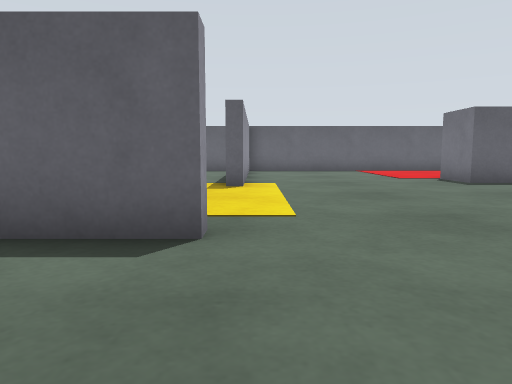
[1] (above)

16 first-person views from a walk through a robot-simulator world made for Gazebo. The camera is 0.39 m above the floor, tilts 6° down and sees 70° across. The floor is counted in squares, 0.5 m on a side. Each view is taken from the middle of a square. On the plan, view 1 faces up. The plan holds only what a view shows up to about 11 squares ahead; the rest is blank. The place goes on beyond the plan.

[2]
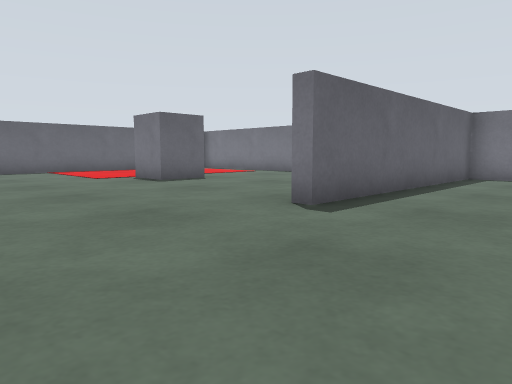

[3]
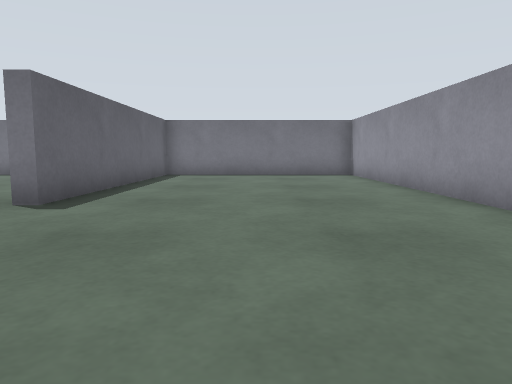

[4]
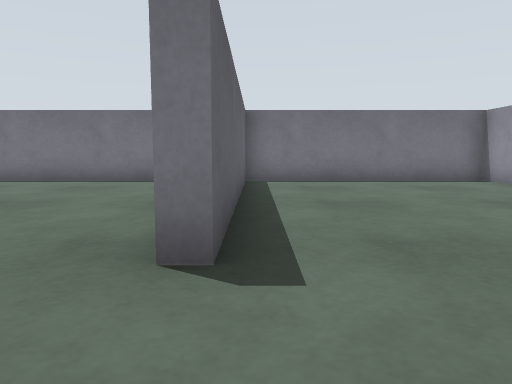

[5]
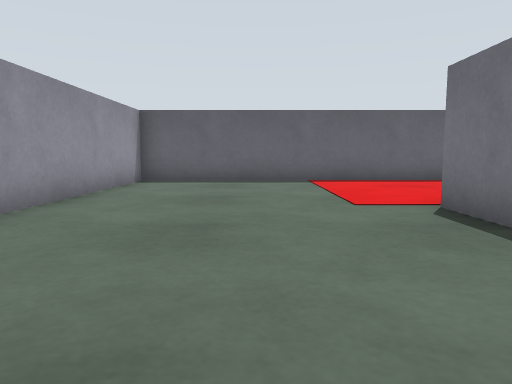

[6]
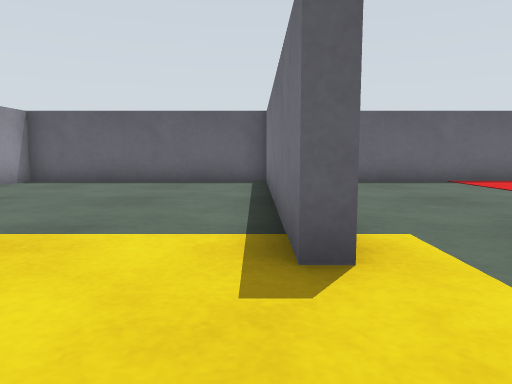

[7]
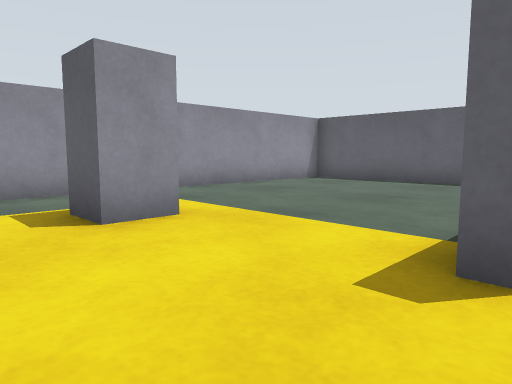

[8]
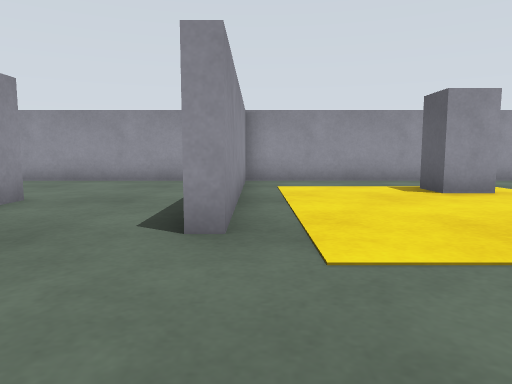

[9]
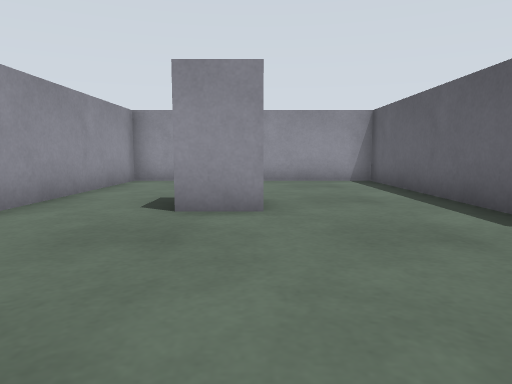

[10]
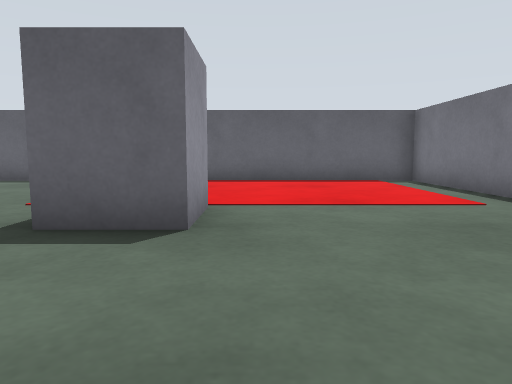

[11]
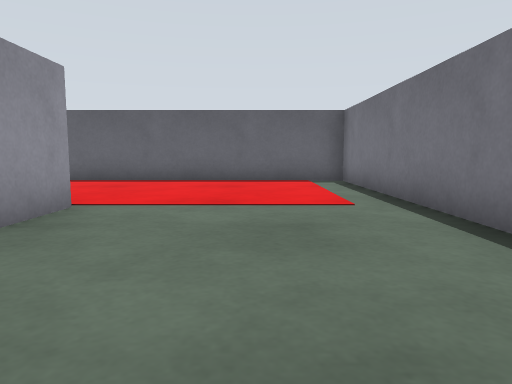

[12]
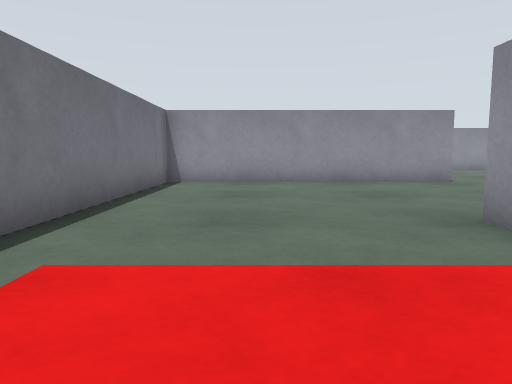

[13]
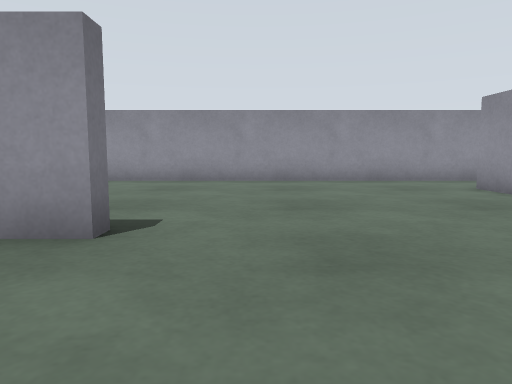

[14]
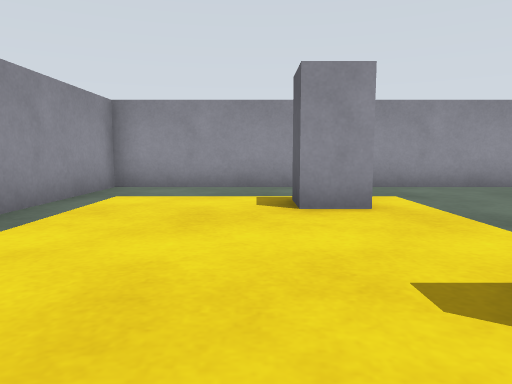

[15]
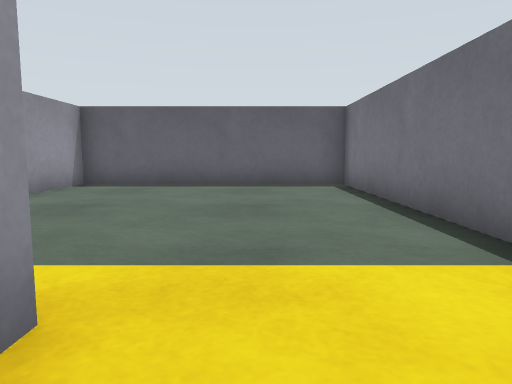

[16]
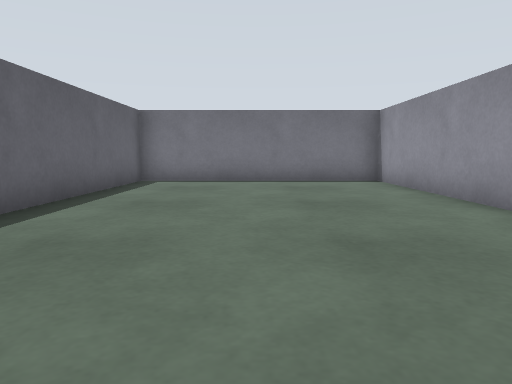

### Floor plan
Points are (right, up) in squares from view 1. A wall is a line through its corners. A room is listed if a view was taken in it or the views show most of it. See-through windows are left out.
Room 1 (views 1, 2, 3, 4, 5, 6, 7, 8, 9, 10, 11, 12, 13, 14, 15, 16)
walls: (-0.3, 8.5) (-0.7, 8.5) (-0.7, 16.5) (-7.5, 16.5) (-7.5, 3.7) (-0.5, 3.7) (-0.5, 3.3) (-7.5, 3.3) (-7.5, -3.5) (12.5, -3.5) (12.5, 3.3) (4.5, 3.3) (4.5, 3.7) (12.5, 3.7) (12.5, 16.5) (-0.3, 16.5) (-0.3, 8.5)
objects: pillar (-5, 8) to (-4, 8); pillar (-3, -1) to (-2, 0); pillar (6, 10) to (7, 11)

Positions as (right, up) in squares from view 1, and headings:
1: (0, 0), facing up
2: (0, 0), facing up-right
3: (-1, 0), facing right
4: (2, 3), facing right
5: (3, 6), facing up
6: (-1, 6), facing up
7: (0, 6), facing up-left
8: (3, 4), facing left
9: (3, 0), facing left
10: (8, 6), facing up
11: (10, 6), facing up
12: (10, 14), facing down
13: (3, 7), facing down
14: (1, 7), facing left
15: (-3, 7), facing up
16: (2, 0), facing right
